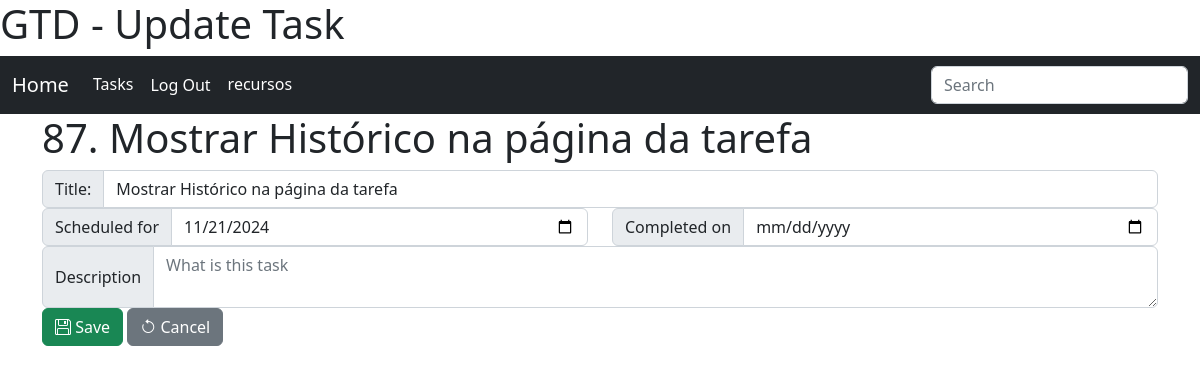
/tasks/task/87/update/ (signed in), run on an earlier commit of the app's database.
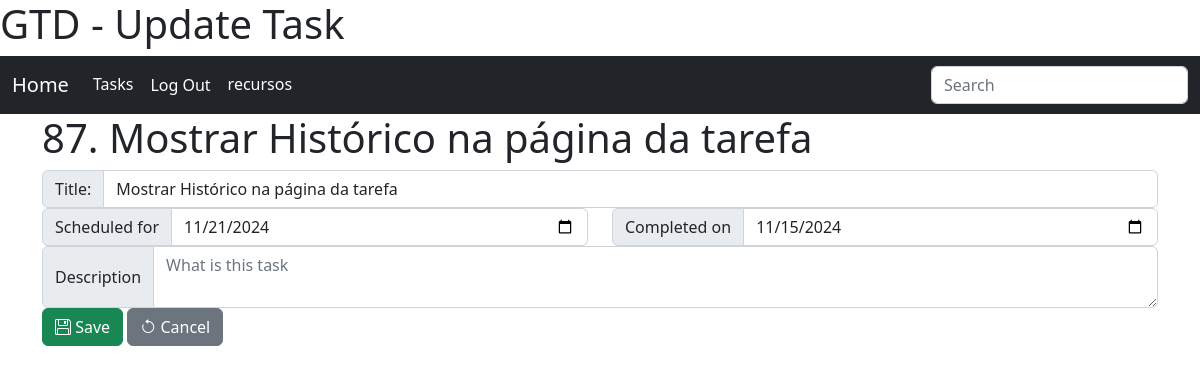
And on a later commit of the database.
### tasks/models.py (models this page shows, shortened)
class Task(models.Model):
    title = models.CharField("Title", max_length=160)
    description = models.TextField("description", blank=True, null=True)
    dt_scheduled = models.DateTimeField("Scheduled for", blank=True, null=True, default=defautlSchedule)
    dt_completed = models.DateTimeField("Completed on", blank=True, null=True)
    dt_canceled  = models.DateTimeField("Completed on", blank=True, null=True)
    created = models.DateTimeField('Created', auto_now_add=True, null=True)
    modified = models.DateTimeField('Modified', auto_now=True, null=True)
    class Meta:
        verbose_name = 'Task'
        verbose_name_plural = 'Tasks'
        ordering = ['dt_completed','dt_scheduled']

### tasks/views.py (the view, shortened to what this page needs)
# urls.py: path('task/<int:pk>/update/', TaskUpdateView.as_view(), name='update_task'),
class TaskUpdateView(LoginRequiredMixin, UpdateView):
    template_name = 'tasks/update_task.html'
    model = Task
    fields = ['title', 'description', 'dt_scheduled', 'dt_completed']

### tasks/templates/tasks/update_task.html (shortened to what this page needs)
{% extends 'core.html' %}
{% load static %}
{% block content %}
<h1>{{object.pk}}. {{object.title}}</h1>
<form class="" method="post" action="{% url 'tasks:update_task' object.pk %}">
    <fieldset>
      <div class="row form-group{% if form.title.errors %} has-error {% endif %}">
        <div class="input-group">
            <label for="id_title" class="input-group-text">Title:</label><input type="text" class="form-control" name="title" id="id_title" placeholder="Insert a task and press <ENTER>" value="{{object.title}}">
        </div>
      </div>
      <div class="row">
          <div class="col-6 form-group{% if form.dt_scheduled.errors %} has-error {% endif %}">
            <div class="input-group">
                <label for="id_dt_scheduled" class="input-group-text">Scheduled for</label><input type="date" class="form-control" name="dt_scheduled" id="id_dt_scheduled" value="{{object.dt_scheduled|date:'Y-m-d'|default:''}}" placeholder="Date">
            </div>
          </div>
          <div class="col-6 form-group{% if form.dt_completed.errors %} has-error {% endif %}">
            <div class="input-group">
                <label for="id_dt_completed" class="input-group-text">Completed on</label><input type="date" class="form-control" name="dt_completed" id="id_dt_completed" value="{{object.dt_completed|date:'Y-m-d'|default:''}}" placeholder="Date">
            </div>
          </div>
      </div>
      <div class="row form-group{% if form.description.errors %} has-error {% endif %}">
        <div class="col input-group">
            <label class="input-group-text" for="id_description">Description</label>
            <textarea class="form-control" placeholder="What is this task" id="id_description" name="description">{{object.description|default:''}}</textarea>
        </div>
      </div>
      <div class="row">
          <div class="col">
              <button class="btn btn-success" type="submit"><i class="bi bi-floppy"></i> Save</button>
              <button class="btn btn-secondary" type="reset"><i class="bi bi-arrow-counterclockwise"></i> Cancel</button>
          </div>
      </div>
    </fieldset>
</form>
{%endblock%}

What changed in the data, as far as the page shows it:
changed Task "Mostrar Histórico na página da tarefa": dt_completed (not shown) → "11/15/2024"
